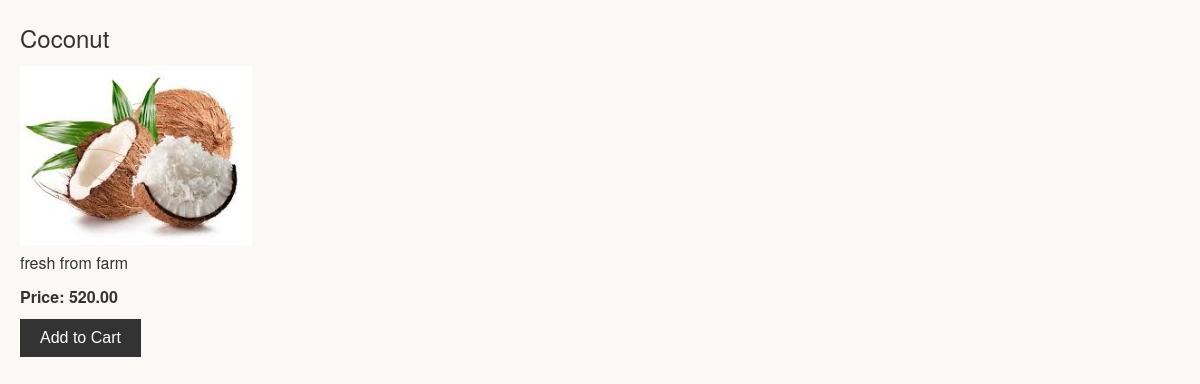
The app's page /inventory/products/10/ with its own data.
### inventory/models.py (models this page shows)
class Product(models.Model):
    vendor = models.ForeignKey(Vendor, null = True, on_delete = models.CASCADE)
    name = models.CharField(max_length = 32)
    price = models.DecimalField(max_digits = 8, decimal_places = 2)
    stock = models.PositiveIntegerField()
    image = models.ImageField()
    description = models.TextField()
    date_created = models.DateTimeField(auto_now_add = True)
    date_updated = models.DateTimeField(auto_now = True)

### inventory/views.py (the view)
# urls.py: path("products/<int:id>/",product_detail, name="product_detail_views"),
def product_detail(request, id):
    product = Product.objects.get(id=id)
    return render(request, 'inventory/product_detail.html', {'product': product})

### templates/inventory/product_detail.html (shortened to what this page needs)
<!DOCTYPE html>
<html lang="en">
<head>
</head>
<body>
    <h2>{{ product.name }}</h2>
    <img src="{{ product.image.url }}" class="img">
    <p>{{ product.description }}</p>
    <span>Price: {{ product.price }}</span>
    <button>Add to Cart</button>
</body>
</html>

### templates/inventory/product_detail.html (style rules this page uses)
body { background-color: #FAF9F6; color: #333; font-family: 'Helvetica Neue', sans-serif; font-size: 16px; line-height: 1.5; margin: 0; padding: 20px; }
h2 { font-size: 24px; font-weight: normal; margin: 0 0 10px; }
img { width: 20%; }
p { margin: 0 0 10px; }
span { display: block; font-weight: bold; margin: 10px 0; }
button { background-color: #333; border: none; color: #fff; cursor: pointer; font-size: 16px; padding: 10px 20px; }

### records on screen
Product: name "Coconut", image (picture), description "fresh from farm", price "520.00"
